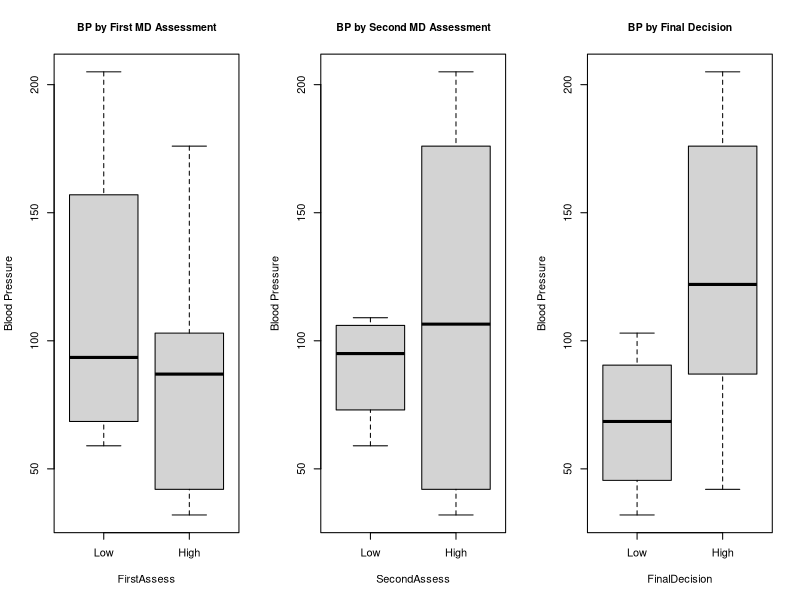

Source code (R):
## ---- chunk 1
Frequency     <- c(0.6, 0.3, 0.4, 0.4, 0.2, 0.6, 0.3, 0.4, 0.9, 0.2)
BloodPressure <- c(103, 87, 32, 42, 59, 109, 78, 205, 135, 176)
FirstAssess   <- c(1, 1, 1, 1, 0, 0, 0, 0, NA, 1)    # good/low=0, bad/high=1
SecondAssess  <- c(0, 0, 1, 1, 0, 0, 1, 1, 1, 1)    # good/low=0, bad/high=1
FinalDecision <- c(0, 1, 0, 1, 0, 1, 0, 1, 1, 1)    # good/low=0, bad/high=1
## ---- chunk 2
df_hosp <- data.frame(
  Frequency, BloodPressure, FirstAssess,
  SecondAssess, FinalDecision, stringsAsFactors = FALSE
)

## ---- chunk 3
summary(df_hosp)
## ---- chunk 4
par(mfrow = c(1,3))
boxplot(BloodPressure ~ FirstAssess,
        data = df_hosp,
        names = c("Low","High"),
        ylab = "Blood Pressure",
        main = "BP by First MD Assessment",
        cex.main = .95)
boxplot(BloodPressure ~ SecondAssess,
  data = df_hosp,
  names = c("Low","High"),
  ylab = "Blood Pressure",
  main = "BP by Second MD Assessment",
  cex.main = .95)
boxplot(
  BloodPressure ~ FinalDecision,
  data = df_hosp,
  names = c("Low","High"),
  ylab = "Blood Pressure",
  main = "BP by Final Decision",
  cex.main = .95)
